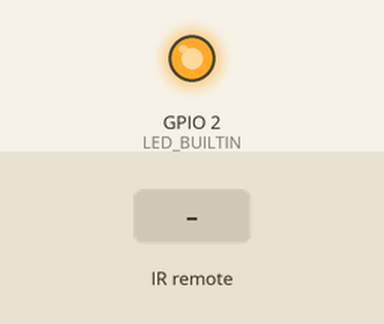
This sketch was run on a simulated ESP8266 (NodeMCU). On the bench: output pins drawn as LEDs (lit = HIGH, except the on-board LED, lit = LOW). The test bench sets the inputs (shaded band). WiFi joins after 1.5 s; servers stay silent unless stated; uploads are accepted with an empty reply; what the sketch prints to the serial monitor is not drawn.

Above: at 2.7 s.
2.8 s: infrared code 0x6F9FA05 received
At 3.9 s:
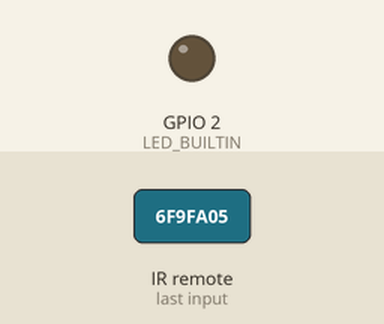
4.6 s: infrared code 0x6F92AD5 received
At 5.3 s:
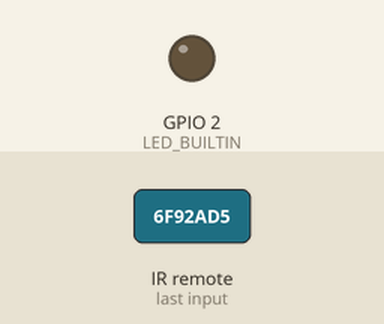
6.3 s: infrared code 0x6F91AE5 received
At 7.8 s:
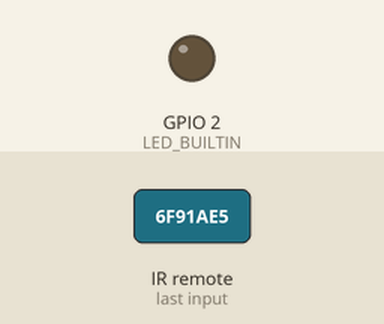
Timing chart, 0 to 9.3 s (numbered marks = the images above; inputs shaded):
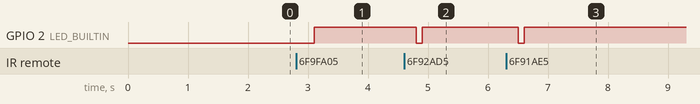

The sketch:

ESPKodiRemote.ino
```cpp
/*
Upload by Mystic
https://github.com/sudo-Mystic/EspBasedKodiRemote.git
*/

#include <ESP8266WiFi.h>
#include <ESP8266HTTPClient.h>
#include <WiFiClient.h>
#include <IRremoteESP8266.h>
#include <IRrecv.h>
#include <IRutils.h>

const char* ssid = "WifiName"; //your wifi ssid
const char* password = "WifiPassword"; //your wifi password

const char* serverName = "http://192.168.xx.xx:8080/jsonrpc"; //Add your Kodi device's local IP
const uint16_t kRecvPin = 14; //Pin on which IR Receiver is connected
unsigned long key_value = 0;
IRrecv irrecv(kRecvPin);
decode_results results;
int httpResponseCode;

void setup() {
  Serial.begin(115200);
  pinMode(LED_BUILTIN, OUTPUT);

  WiFi.begin(ssid, password);
  Serial.println("Connecting");
  while(WiFi.status() != WL_CONNECTED) {
    delay(500);
    Serial.print(".");
  }
  Serial.println("");
  Serial.print("Connected to WiFi network with IP Address: ");
  Serial.println(WiFi.localIP());

  Serial.println("Starting IR Receiver...");// Start the receiver
  irrecv.enableIRIn();  // Start the receiver
  Serial.print("IR Receiver is now running and waiting for IR message on Pin ");

}

void loop() {

    //Check WiFi connection status
    if(WiFi.status()== WL_CONNECTED){
      WiFiClient client;
      HTTPClient http;

      http.begin(client, serverName);
      http.addHeader("Content-Type", "application/json");

     if (irrecv.decode(&results)) {
       serialPrintUint64(results.value, HEX);
       Serial.println("");
      // Change below hex value according to your remote
       switch(results.value){
          case 0x6F9FA05:
          Serial.println("Up");
          httpResponseCode = http.POST("{\"jsonrpc\":\"2.0\",\"method\":\"Input.Up\",\"id\":1}");
          break;
          case 0x6F92AD5:
          Serial.println("Down");
          httpResponseCode = http.POST("{\"jsonrpc\":\"2.0\",\"method\":\"Input.Down\",\"id\":1}");
          break;
          case 0x6F91AE5:
          Serial.println("Right");
          httpResponseCode = http.POST("{\"jsonrpc\":\"2.0\",\"method\":\"Input.Right\",\"id\":1}");
          break;
          case 0x6F99A65:
          Serial.println("Left");
          httpResponseCode = http.POST("{\"jsonrpc\":\"2.0\",\"method\":\"Input.Left\",\"id\":1}");
          break;
          case 0x6F906F9:
          Serial.println("Ok");
          httpResponseCode = http.POST("{\"jsonrpc\":\"2.0\",\"method\":\"Input.Select\",\"id\":1}");
          break ;
          case 0x6F9708F:
          Serial.println("Back");
          httpResponseCode = http.POST("{\"jsonrpc\":\"2.0\",\"method\":\"Input.Back\",\"id\":1}");
          break ;
          case 0x6F958A7:
          Serial.println("Volume Up");
          httpResponseCode = http.POST("{\"jsonrpc\":\"2.0\",\"method\":\"Input.ExecuteAction\",\"params\":{\"action\":\"volumeup\"},\"id\":1}");
          break ;
          case 0x6F97887:
          Serial.println("Volume Down");
          httpResponseCode = http.POST("{\"jsonrpc\":\"2.0\",\"method\":\"Input.ExecuteAction\",\"params\":{\"action\":\"volumedown\"},\"id\":1}");
          break ;
          case 0x6F908F7:
          Serial.println("Mute");
          httpResponseCode = http.POST("{\"jsonrpc\":\"2.0\",\"method\":\"Input.ExecuteAction\",\"params\":{\"action\":\"mute\"},\"id\":1}");
          break ;
          case 0x6F948B7:
          Serial.println("Shutdown");
          httpResponseCode = http.POST("{\"jsonrpc\":\"2.0\",\"method\":\"System.Shutdown\",\"id\":1}");
          break ;


    }
      key_value = results.value;
      digitalWrite(LED_BUILTIN, LOW);
      irrecv.resume();  // Receive the next value
      delay(100);
      Serial.print("HTTP Response code: ");
      Serial.println(httpResponseCode);
      digitalWrite(LED_BUILTIN, HIGH);
     }
      // Free resources
      http.end();
    }
    else{
      Serial.println("Wifi Not Connected...");
      }
  }
```

Measured:
- after the input at 2.8 s, GPIO 2 (LED_BUILTIN): LOW → HIGH after 0.30 s
- after the input at 4.6 s, GPIO 2 (LED_BUILTIN): HIGH → LOW after 0.20 s, → HIGH 0.10 s later
- after the input at 6.3 s, GPIO 2 (LED_BUILTIN): HIGH → LOW after 0.20 s, → HIGH 0.10 s later
